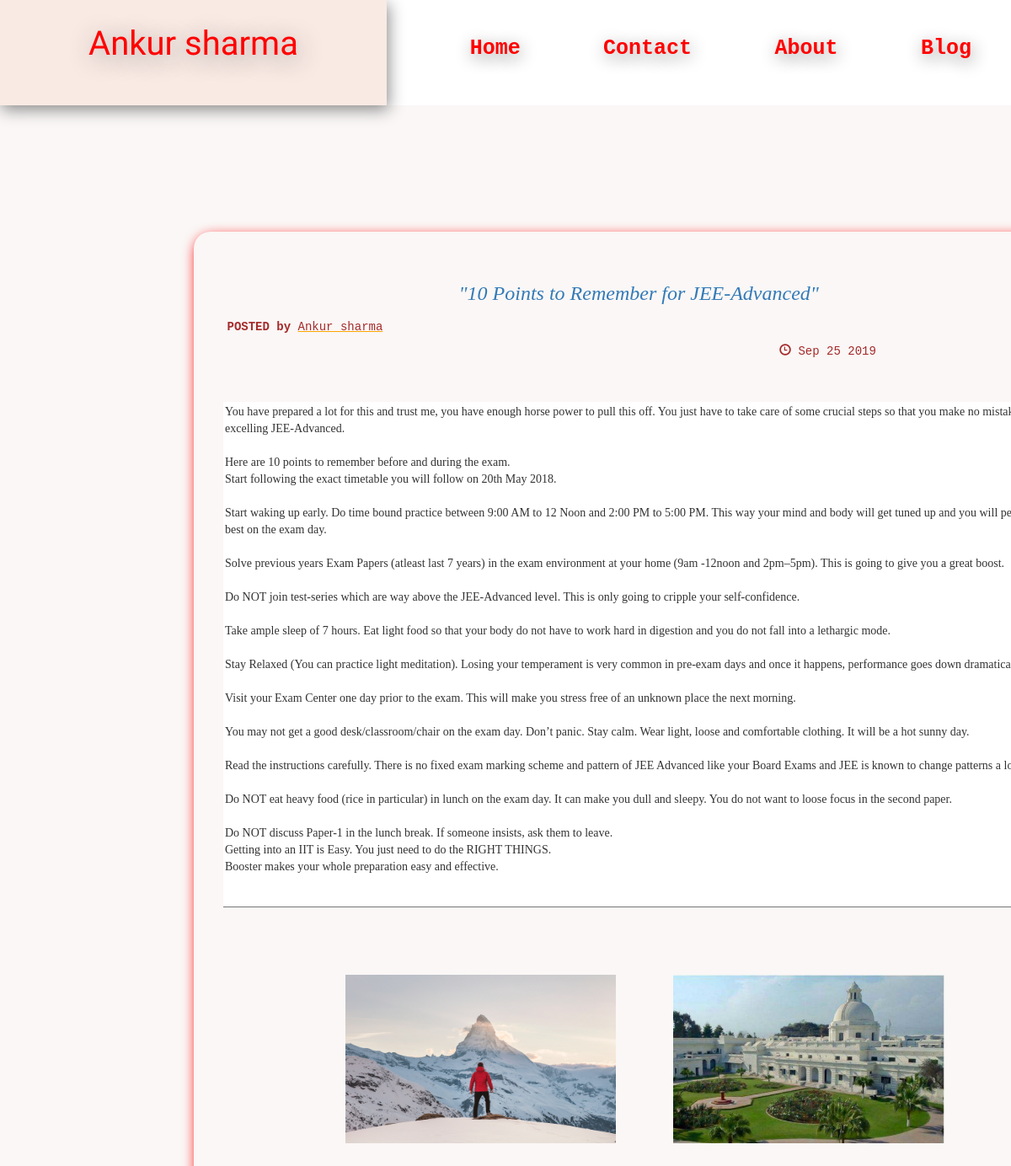
Screenshot of /posts/6/ with the database file from the repository.
### posts/models.py (models this page shows, shortened)
class Post(models.Model):
	title = models.CharField(max_length=1000)
	date=models.DateTimeField()
	image=models.ImageField(upload_to='media/')
	images1=models.ImageField(upload_to='media/')
	body=models.TextField()
	author=models.TextField(max_length=20)
	def pub_date_pretty(self):
		   return self.date.strftime('%b %d %Y')

### posts/views.py (the view)
# urls.py: url(r'^posts/(?P<post_id>[0-9]+)/$', views.post_details, name="post_detail"),
def post_details(request,post_id):
	post=get_object_or_404(Post,pk=post_id)
	return render(request, 'posts/posts_detail.html', {'post':post})

### posts/templates/posts/posts_detail.html (shortened to what this page needs)
<head>
</head>
<body style="font-family:Courier">
<link rel="stylesheet" href="https://maxcdn.bootstrapcdn.com/bootstrap/3.3.7/css/bootstrap.min.css">
<link rel="stylesheet" href="https://maxcdn.bootstrapcdn.com/bootstrap/3.3.7/css/bootstrap-theme.min.css">
	<div class="id" align="center" >
<div class="cls">
<div class="p">
	<h3 id="h"><a href="{% url 'home1' %}" style="color: red; text-decoration: none;">   Ankur sharma </a></h3>
</div>
<div class="p1">
<div class="u"></div>
<div class="d">
	<a href="{% url 'home1' %}" class="a1">Home</a>
	<a href="{% url 'contact' %}" class="a1">Contact</a>
    <a href="{% url 'about'%}" class="a1">About</a>
    <a href="{% url 'home' %}" class="a1">Blog</a>
</div>
</div>
</div>
   <div class="pic">
{% load static %}
<div class="post">
<br><br>
<div class="sp">
<a href="{% url 'post_detail' post.id %}" id="aa"><h3>"{{ post.title }}"</h3></a> <span id="spc">  <h5><b>POSTED by </b><u>{{post.author}}</u></h5></span>
</div><br><br>
<br>
<div class="summ">
	<div class="tme">
  <span id="time"> <span class="glyphicon glyphicon-time" aria-hidden="true"></span>   {{post.pub_date_pretty}}</span>
</div>
</div>
<br><br>
<textarea name="Text1" cols="400" rows="50" class="inp" readonly="" id="textarea">{{post.body}}  </textarea>
<br><br><br><br><br>
<img src="{{post.image.url}}" class="img">
<img src="{{post.images1.url}}" class="img1">
<br><br><br><br>
<br>
</div>
<br><br><br><br><br>
</div>
</body>

### posts/templates/posts/posts_detail.html (style rules this page uses)
body { position: absolute; background-color: ; margin:0px; }
#textarea { font-family: cursive; }
.summ { width: 70%; }
.tme { float: right; color: brown; }
#aa { text-decoration: none; font-style: italic; font-family: cursive; font-weight: inherit; }
.inp { width: 1000px; border-top-color: white; border-top: white; border-left: white; border-right:white; height: 600px; word-wrap: break-word; }
.id { background-color: #FAF7F6; margin-left: 0px; margin-right: 0px; align-content: center; width: 1530px; }
.img { width: 30%; height: 200px; float: left; margin-left: 180px; margin-right: none; }
.img1 { margin-right: 180px; float: right; width: 30%; height: 200px; }
.cls { background-color: white; margin-bottom: 0px; height: 125px; margin-top: 0px; }
.p { float: left; width: 30%; background-color: white; height: 100%; box-shadow: 2px 5px 18px #888888; background-color: #FAEAE4; }
.p1 { width: 70%; float: right; height: 100%; }
#h { text-align: center; text-decoration: none; margin-top: 30px; color: red; font-size: 40px; font-family: cursive; text-shadow: 2px 5px 30px #888888; cursor: pointer; font-family: 'Kaushan Script', cursive; }
.p1 a { padding: 25px 25px; text-decoration: none; color: red; font-size: 25px; background-color: white; margin: 20px; font-weight: bold; border-radius: 50px; text-shadow: 2px 5px 20px #888888; }
.u { height: 40px; }
.d { height: 30px; }
u { text-decoration-color: orange; }
.sp { float: left; margin-left: 20px; width: 95%; text-overflow: none; word-wrap: break-word; }
#spc { color: brown; font-size: 20px; text-overflow: none; float: left; margin-left: 20px; }
.post { box-shadow: 2px 5px 15px red; width: 70%; border-radius: 20px; margin-top: 150px; }
#time { float: right; margin-bottom: 50px; margin-right: 100px; }

### rows the page displays
Post: title "10 Points to Remember for JEE-Advanced", author "Ankur sharma", pub_date_pretty "Sep 25 2019", Text1 "You have prepared a lot for this and trust me, you have enough horse power to pull this off. You just have to take care of some crucial steps so that you make no mistakes in excelling JEE-Advanced. Here are 10 points to remember before and during the exam. Start following the exact timetable you will follow on 20th May 2018. Start waking up early. Do time bound practice between 9:00 AM to 12 Noon and 2:00 PM to 5:00 PM. This way your mind and body will get tuned up and you will perform your best on the exam day. Solve previous years Exam Papers (atleast last 7 years) in the exam environment at your home (9am -12noon and 2pm–5pm). This is going to give you a great boost. Do NOT join…", image (picture), images1 (picture)
